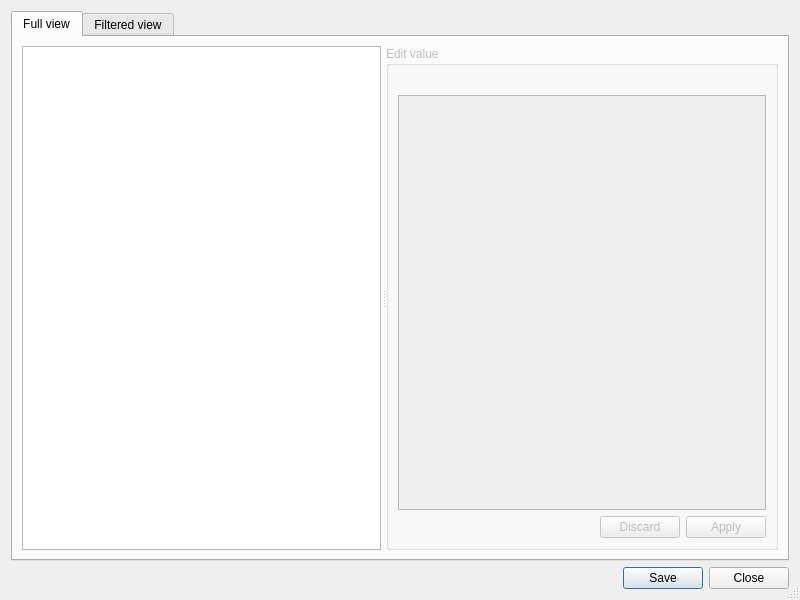
<?xml version="1.0" encoding="UTF-8"?>
<ui version="4.0">
 <class>MetatoolsEditor</class>
 <widget class="QDialog" name="MetatoolsEditor">
  <property name="geometry">
   <rect>
    <x>0</x>
    <y>0</y>
    <width>800</width>
    <height>600</height>
   </rect>
  </property>
  <property name="windowTitle">
   <string>Metadata editor</string>
  </property>
  <property name="sizeGripEnabled">
   <bool>true</bool>
  </property>
  <layout class="QVBoxLayout" name="verticalLayout">
   <item>
    <widget class="QTabWidget" name="tabWidget">
     <property name="currentIndex">
      <number>0</number>
     </property>
     <widget class="QWidget" name="tab">
      <attribute name="title">
       <string>Full view</string>
      </attribute>
      <layout class="QVBoxLayout" name="verticalLayout_3">
       <item>
        <widget class="QSplitter" name="splitter">
         <property name="orientation">
          <enum>Qt::Horizontal</enum>
         </property>
         <property name="opaqueResize">
          <bool>true</bool>
         </property>
         <property name="handleWidth">
          <number>5</number>
         </property>
         <widget class="QTreeView" name="treeView">
          <property name="animated">
           <bool>true</bool>
          </property>
         </widget>
         <widget class="QGroupBox" name="editorGroupBox">
          <property name="enabled">
           <bool>false</bool>
          </property>
          <property name="title">
           <string>Edit value</string>
          </property>
          <layout class="QVBoxLayout" name="verticalLayout_2">
           <item>
            <widget class="QLabel" name="nodePathLabel">
             <property name="text">
              <string/>
             </property>
             <property name="wordWrap">
              <bool>true</bool>
             </property>
            </widget>
           </item>
           <item>
            <widget class="QTextEdit" name="valueTextEdit"/>
           </item>
           <item>
            <widget class="QDialogButtonBox" name="valueButtonBox">
             <property name="standardButtons">
              <set>QDialogButtonBox::Apply|QDialogButtonBox::Discard</set>
             </property>
            </widget>
           </item>
          </layout>
         </widget>
        </widget>
       </item>
      </layout>
     </widget>
     <widget class="QWidget" name="tab_2">
      <attribute name="title">
       <string>Filtered view</string>
      </attribute>
      <layout class="QVBoxLayout" name="verticalLayout_5">
       <item>
        <widget class="QLabel" name="label">
         <property name="sizePolicy">
          <sizepolicy hsizetype="Preferred" vsizetype="Preferred">
           <horstretch>0</horstretch>
           <verstretch>0</verstretch>
          </sizepolicy>
         </property>
         <property name="text">
          <string>To set filtered view please check sample.txt in the filter directory for the filtering format and point to it at the plugin settings page.</string>
         </property>
         <property name="textFormat">
          <enum>Qt::PlainText</enum>
         </property>
        </widget>
       </item>
       <item>
        <widget class="QSplitter" name="splitter_2">
         <property name="sizePolicy">
          <sizepolicy hsizetype="Expanding" vsizetype="Expanding">
           <horstretch>0</horstretch>
           <verstretch>0</verstretch>
          </sizepolicy>
         </property>
         <property name="orientation">
          <enum>Qt::Horizontal</enum>
         </property>
         <property name="opaqueResize">
          <bool>true</bool>
         </property>
         <property name="handleWidth">
          <number>5</number>
         </property>
         <widget class="QTreeView" name="filterTreeView">
          <property name="animated">
           <bool>true</bool>
          </property>
         </widget>
         <widget class="QGroupBox" name="filterEditorGroupBox">
          <property name="enabled">
           <bool>false</bool>
          </property>
          <property name="title">
           <string>Edit value</string>
          </property>
          <layout class="QVBoxLayout" name="verticalLayout_4">
           <item>
            <widget class="QLabel" name="filterNodePathLabel">
             <property name="text">
              <string/>
             </property>
             <property name="wordWrap">
              <bool>true</bool>
             </property>
            </widget>
           </item>
           <item>
            <widget class="QTextEdit" name="filterValueTextEdit"/>
           </item>
           <item>
            <widget class="QDialogButtonBox" name="filterValueButtonBox">
             <property name="standardButtons">
              <set>QDialogButtonBox::Apply|QDialogButtonBox::Discard</set>
             </property>
            </widget>
           </item>
          </layout>
         </widget>
        </widget>
       </item>
      </layout>
     </widget>
    </widget>
   </item>
   <item>
    <widget class="QDialogButtonBox" name="mainButtonBox">
     <property name="orientation">
      <enum>Qt::Horizontal</enum>
     </property>
     <property name="standardButtons">
      <set>QDialogButtonBox::Close|QDialogButtonBox::Save</set>
     </property>
    </widget>
   </item>
  </layout>
 </widget>
 <resources/>
 <connections/>
</ui>
